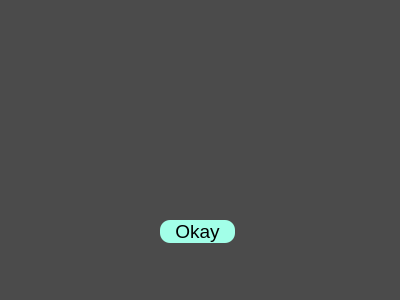
<?xml version="1.0" encoding="UTF-8"?>
<ui version="4.0">
 <class>Dialog</class>
 <widget class="QDialog" name="Dialog">
  <property name="geometry">
   <rect>
    <x>0</x>
    <y>0</y>
    <width>400</width>
    <height>300</height>
   </rect>
  </property>
  <property name="windowTitle">
   <string>Dialog</string>
  </property>
  <property name="styleSheet">
   <string notr="true">background-color: rgb(75, 75, 75)</string>
  </property>
  <widget class="QLabel" name="warning">
   <property name="geometry">
    <rect>
     <x>100</x>
     <y>150</y>
     <width>211</width>
     <height>20</height>
    </rect>
   </property>
   <property name="font">
    <font>
     <weight>75</weight>
     <bold>true</bold>
    </font>
   </property>
   <property name="text">
    <string/>
   </property>
   <property name="alignment">
    <set>Qt::AlignCenter</set>
   </property>
  </widget>
  <widget class="QPushButton" name="exitButton">
   <property name="geometry">
    <rect>
     <x>160</x>
     <y>220</y>
     <width>75</width>
     <height>23</height>
    </rect>
   </property>
   <property name="styleSheet">
    <string notr="true">QPushButton{
background-color: rgb(162, 255, 232); font-size: 14pt;
border-radius: 10px;
}

QPushButton:hover{
	background-color: rgb(255, 85, 255);
}</string>
   </property>
   <property name="text">
    <string>Okay</string>
   </property>
  </widget>
 </widget>
 <resources/>
 <connections/>
</ui>
